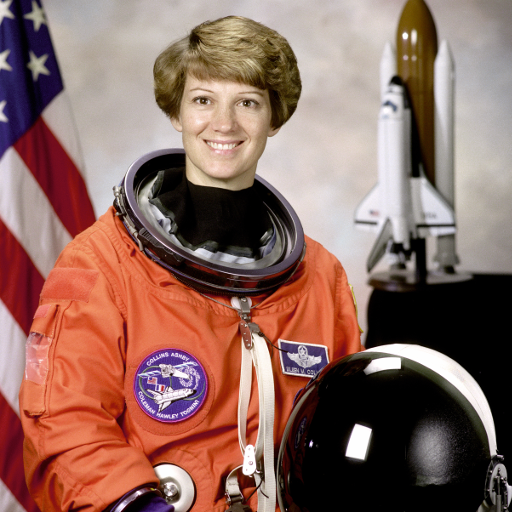
#> input picture skimage.data.astronaut(), 512 x 512 px
$ jupyter execute --allow-errors image_operators_and_filters.ipynb   (shell and % lines are left out)   (older library calls are emulated)
#> lines starting #> are read from the running program, lines starting #| are printed output that depends on the picture
### scripts/custom_plots.py
from matplotlib import pyplot as plt
from matplotlib.gridspec import GridSpec
import matplotlib.patches as patches
from matplotlib.path import Path
import matplotlib.colors as mcolors
from typing import List, Dict, Tuple
import random
from utils import get_ORB
from skimage import feature, segmentation
from skimage.color import rgb2gray, rgba2rgb
from pylab import *
import numpy as np
import pandas as pd
import warnings
import itertools


class custom_grids():
  """"
  Function to print images in a personalized grid of images according to a layout provided
  or a simple arrangment auto calculated according to the number of columns and rows provided
  it is also possible to add layers of effects to some images as squares, lines, etc.
  """
  def __init__(self,
             imgs: List,
             rows: int = 1,
             cols: int = 1,
             titles: List = None,
             order: List = None,
             figsize: Tuple = (10,10),
             axis: str = None,
             cmap: str = None,
             title_size: int = 12,
             use_grid_spec: bool = True
             ):
      self.imgs = imgs
      self.rows = rows
      self.cols = cols
      self.titles = titles
      self.order = order
      self.figsize = figsize
      self.axis = axis
      self.cmap = cmap
      self.title_size = title_size
      self.use_grid_spec = use_grid_spec
      self.len_imgs = 0
      self.fig = None
      self.axs = None

      if not self.order:
        self.order = [[i, [j, j + 1]] for i in range(self.rows) for j in range(self.cols)]

  def __len__(self):
    return len(self.imgs)

  def show(self):
    if not self.use_grid_spec:
      self.fig, self.axs = plt.subplots(self.rows, self.cols, figsize=self.figsize)
      if self.rows <= 1 and self.cols <= 1:
        for idx, img in enumerate(self.imgs):
          self.axs.imshow(img, cmap=self.cmap)
          if self.axis:
            self.axs.axis(self.axis)
          if self.titles:
            self.axs.set_title(self.titles[idx], fontsize=self.title_size)
          self.len_imgs += 1
      elif self.rows <= 1 or self.cols <= 1:
        for idx, img in enumerate(self.imgs):
          self.axs[idx].imshow(img, cmap=self.cmap)
          if self.axis:
            self.axs[idx].axis(self.axis)
          if self.titles:
            self.axs[idx].set_title(self.titles[idx], fontsize= self.title_size)
          self.len_imgs += 1
      else:
        for idx, img in enumerate(self.imgs):
          row = round(np.floor(self.len_imgs/self.cols))
          column = self.len_imgs%self.cols
          self.axs[row][column].imshow(img, cmap=self.cmap)
          if self.axis:
            self.axs[row][column].axis(self.axis)
          if self.titles:
            self.axs[row][column].set_title(self.titles[idx], fontsize= self.title_size)
          self.len_imgs += 1
    else:
      self.fig = plt.figure(constrained_layout=True, figsize=self.figsize)
      gs = GridSpec(self.rows, self.cols, figure=self.fig)
      for n, (i, j) in enumerate(zip(self.imgs, self.order)):
        im = self.fig.add_subplot(gs[j[0], j[1][0]:j[1][1]])
        if self.cmap:
          im.imshow(i, cmap=self.cmap)
        else:
          im.imshow(i)
        if self.axis:
          im.axis('off')
        if self.titles:
          im.set_title(self.titles[n], fontsize= self.title_size)

  def add_plot(self, title=None, axis=None, position=None, last=False, row_last=False, projection=False, clear_ticks=None, axlabels=None):
    if self.use_grid_spec:
      warnings.warn("To add graphics you need to set 'use_grid_spec' to false when instantiating the class.")
      return 0
    if self.len_imgs >= (self.rows*self.cols):
      warnings.warn("There is no space available to add a plot. Adjust the number of rows and columns when instantiating the class.")
      return 0
    if not position:
      nextr = round(np.floor(self.len_imgs/self.cols))
      nextc = self.len_imgs%self.cols
      position = [nextr, nextc]

    self.len_imgs += 1

    if projection:
        self.axs[nextr][nextc].remove()
        self.axs[nextr][nextc] = self.fig.add_subplot(self.rows,self.cols,self.len_imgs,projection='3d')
        if clear_ticks:
            self.axs[nextr][nextc].zaxis.set_ticklabels([])
        if axlabels:
            self.axs[nextr][nextc].set_zlabel(axlabels[2])

    if self.rows <= 1 and self.cols<=1:
      if clear_ticks:
        self.axs.xaxis.set_ticklabels([])
        self.axs.yaxis.set_ticklabels([])
      if axlabels:
        self.axs.set_xlabel(axlabels[0])
        self.axs.set_ylabel(axlabels[1])
    elif self.rows <= 1:
      if clear_ticks:
        self.axs[position[1]].xaxis.set_ticklabels([])
        self.axs[position[1]].yaxis.set_ticklabels([])
      if axlabels:
        self.axs[position[1]].set_xlabel(axlabels[0])
        self.axs[position[1]].set_ylabel(axlabels[1])
    elif self.cols <=1:
      if clear_ticks:
        self.axs[position[0]].xaxis.set_ticklabels([])
        self.axs[position[0]].yaxis.set_ticklabels([])
      if axlabels:
        self.axs[position[0]].set_xlabel(axlabels[0])
        self.axs[position[0]].set_ylabel(axlabels[1])
    else:
      if clear_ticks:
        self.axs[nextr][nextc].xaxis.set_ticklabels([])
        self.axs[nextr][nextc].yaxis.set_ticklabels([])
      if axlabels:
        self.axs[nextr][nextc].set_xlabel(axlabels[0])
        self.axs[nextr][nextc].set_ylabel(axlabels[1])


    if row_last and (nextc < self.cols):
      for e in range(self.cols-(nextc+1)):
        nextr = round(np.floor(self.len_imgs/self.cols))
        nextc = self.len_imgs%self.cols
        self.axs[nextr][nextc].axis("off")
        self.len_imgs += 1

    if last and (self.len_imgs < (self.rows*self.cols)):
      for e in range((self.rows*self.cols)-self.len_imgs):
        nextr = round(np.floor(self.len_imgs/self.cols))
        nextc = self.len_imgs%self.cols
        self.axs[nextr][nextc].axis("off")
        self.len_imgs += 1


    if self.rows <= 1 and self.cols<=1:
      if axis:
        self.axs.axis(axis)
      if title:
        self.axs.set_title(title, fontsize= self.title_size)
      return self.axs
    elif self.rows <= 1:
      if axis:
        self.axs[position[1]].axis(axis)
      if title:
        self.axs[position[1]].set_title(title, fontsize= self.title_size)
      return self.axs[position[1]]
    elif self.cols <= 1:
      if axis:
        self.axs[position[0]].axis(axis)
      if title:
        self.axs[position[0]].set_title(title, fontsize= self.title_size)
      return self.axs[position[0]]
    else:
      if axis:
        self.axs[position[0]][position[1]].axis(axis)
      if title:
        self.axs[position[0]][position[1]].set_title(title, fontsize= self.title_size)
      return self.axs[position[0]][position[1]]

  # [244 lines left out: functions overlay_image, add_rects, match_points, grayChecker, groupedBarPlot, plot_confusion_matrix, not called in this run]

### Session 2/image_operators_and_filters.ipynb
<a href="https://colab.research.google.com/github/MarioROT/CV-MAI/blob/main/Session%202/image_operators_and_filters.ipynb" target="_parent"></a>

# Laboratory #02 : Image Operators and Filters

At the end of this laboratory, you would get familiarized with

*   Image Handling
*   Image Manipulation
*   Histogram and Histogram Equalization
*   Basic filtering techniques

### **Remember this is a graded exercise.**

*   For every plot, make sure you provide appropriate titles, axis labels, legends, wherever applicable.
*   Add sufficient comments and explanations wherever necessary.

---

[cell 1]
# Loading necessary libraries (Feel free to add new libraries if you need for any computation)

import numpy as np
from matplotlib import pyplot as plt
from skimage import data, exposure, filters, io, morphology, color, transform

# Importing a custom function just for plots
import custom_plots as cp

# Channels and color spaces

### **Exercise: Image Creation and Color Manipulation**

*   Create a 100 x 100 image for each of the below visualization

*   Visualize the created images in a 1 x 3 subplot using matplotlib.

[cell 2]
# solution

# First zeros (black) arrays are created, then specific colums
# are modified from 0 to 255 to have the desired white parts.

# Right half white
img1 = np.zeros([100,100],dtype=np.int32)
img1[1:99:1,50:99] = 255

# Lower half white
img2 = np.zeros([100,100],dtype=np.int32)
img2[50:99,1:99:1] = 255

# Upper left corner white
img3 = np.zeros([100,100],dtype=np.int32)
img3[1:50,1:50] = 255

# Using custom code based on matlplotlib to plot the 3 images
cp.custom_grids([img1,img2, img3],1,3, axis='off', cmap='gray', use_grid_spec=False).show()
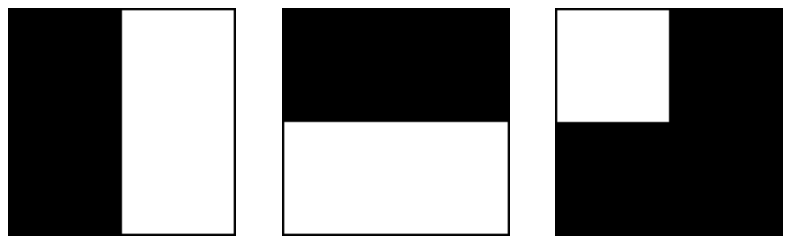
#> figure drawn by matplotlib, 3 panels

*   Use the above three images to create the following image

*Hint: Remember channels and color spaces*

[cell 3]
# solution
# All previous created images are combined in a single array
# we move the channels dim to the end for matplotlib to show the image
# (3,100,100) --> (100,100,3)
colors_img = np.moveaxis([img1, img2, img3], 0,-1).astype(np.uint8)

#other way to combine the channels
colors_img2 =np.stack((img1,img2,img3),axis=-1)

cp.custom_grids([colors_img,colors_img2],1,2, ['Move Axis', 'Stack'],figsize=(3,3), axis='off').show()
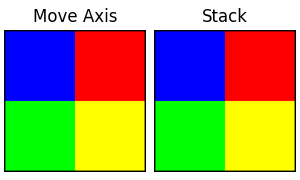
#> figure drawn by matplotlib, 2 panels

### **Exercise: Color Manipulation**

*   Read the image 'sillas.jpg' from the images folder

*   Extract individual channels and plot them using matplotlib subplot.

#> (a cell that did not finish here is left out)

*   The color **red** looks too bright for the eyes. Isn't it?? Lets change the color and see how it appears.
    *    Create a new image where everything that is **'red' is changed to 'blue'**.
*   Visualize the original image and the created image using matplotlib subplot.

#> (a cell that did not finish here is left out)

#> (a cell that did not finish here is left out)

# Image Manipulation

### **Exercise: Image Operators**

*   You can find images 'model.png' and 'coat.png' in the images folder (First two images of the below visualization). Your task is to create an image from the given two images such a way that the model is wearing the coat (Third image in the visualization).
*   You can also find different textures in the images folder. Your task is to change the coat texture to any one of the given textures.
*   Visualize the images similar to the given visualization.

*Hint: Think masks!!!*

[cell 7]
# Adjusting the images on size and number of channels
# [6 lines left out: function prepare_img, not called in this run]

[cell 8]
# solution

# Reading all images and preprocessing them to have the same number of channels and size
folder = '/content/images/'
#> folder = '/content/images/'
#> (the rest of this cell did not finish here and is left out)

# Contrast Enhancement

### **Exercise: Histogram Computation**

*   Read the **'astronaut' image** from data module.
*   Convert the image to grayscale.
*   Compute the **histogram of the image.** *Hint: histogram function is available in skimage.exposure package*
*   Plot the histogram using matplotlib plot.

[cell 9]
# solution

#Reading the astronaut image and convert to grayscale
astr = data.astronaut()
#> astr is the input picture: shape (512, 512, 3); mean R, G, B 141.6, 105.8, 96.5
astr_gray= color.rgb2gray(astr)
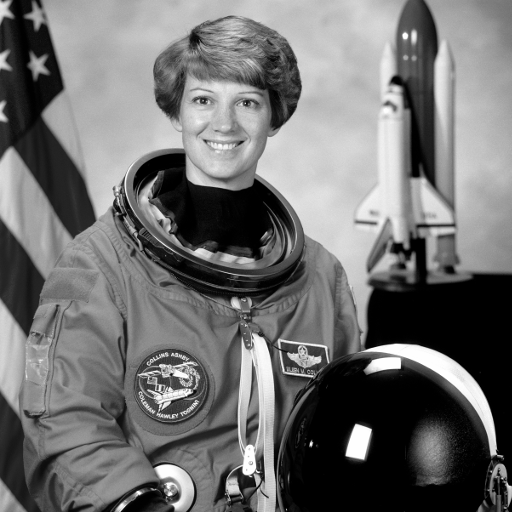
#> astr_gray: shape (512, 512) float64; min 0, max 1, mean 0.442

#Checking the RGB to Gray modification
cust = cp.custom_grids([astr_gray],1,2, ['Gray Astronaut'], axis='off', cmap = 'gray', figsize=(12,5), use_grid_spec=False)
cust.show()

#Histogram of the image
values, centers = exposure.histogram(astr_gray)
#> values = 256 values, max 29467 at index 0, min 126 at index 248, mean 1024; centers = 256 values from 0.00195 to 0.998
cust.add_plot('Histogram of the image').bar(range(256), values)
#> in add_plot, `nextr = round(np.floor(self.len_imgs/self.cols))`: nextr = 0
#> in add_plot, `nextc = self.len_imgs%self.cols`: nextc = 1
#> in add_plot, `position = [nextr, nextc]`: position = [0, 1]
#> in add_plot, `self.len_imgs += 1`: self.len_imgs = 2
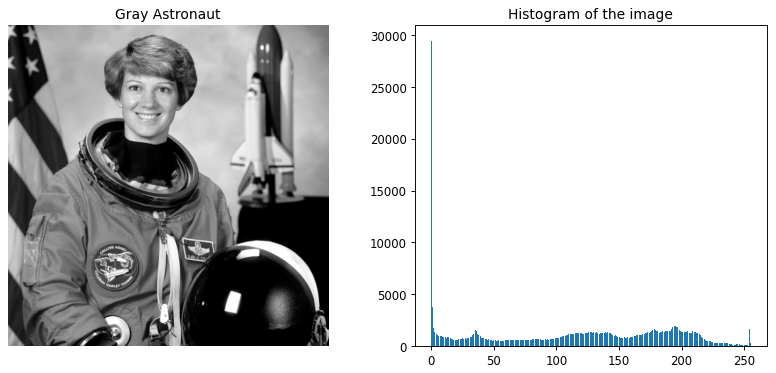
#> figure drawn by matplotlib, 2 panels; panel 2: tallest bar 29467 high, from x = -0.4 to 0.4

*   Change the bin count to 8 and compute the histogram of the image and plot the computed histogram using matplotlib plot.

[cell 10]
# solution
cust = cp.custom_grids([],1,3, figsize=(20,5), use_grid_spec=False)
cust.show()

# Ploting histograms with different number of bins
for binsNum in [8,32,64]:
  values, centers = exposure.histogram(astr_gray, binsNum)
  cust.add_plot(f'Histogram {binsNum} bins').bar(range(binsNum), values)
#> this loop made 3 passes
#> position in add_plot on passes 2 to 3: [0, 1], [0, 2]
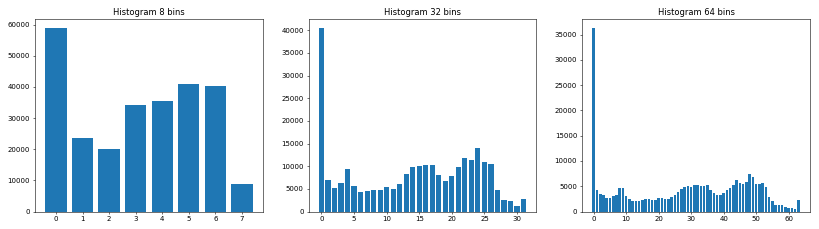
#> figure drawn by matplotlib, 3 panels; panel 1: tallest bar 58836 high, from x = -0.4 to 0.4; panel 2: tallest bar 40471 high, from x = -0.4 to 0.4; panel 3: tallest bar 36286 high, from x = -0.4 to 0.4

*   What happens when you change the bin count? Does your inference change based on the bin count? If yes, then how do you define the correct bin count.
*   What happens when the bin count is very low and what happens when it is very high?

**Solution**

- When changing the bin count, the frequency of various values of pixels are added in the same group (bin) and therefore the values on the x axis are reduced while the values on the y axis are increased.

- When reducing the bins we can lose a bit of the details and the dispersion of the values of intensity, however the inference on the contrast of the image is still the same, since the skewness of the distribution is still present.

- With a very low count of bins we will not be able to properly interpret the results due to the large range of values in the same bin. On the onther hand, a large value of bins may have a problem of scale if the distribution is skewed with a large number of pixels in the same instensity values, and not showing the details of variation within the other bins.

*   Compute histogram of the color image (without converting it to grayscale).
*   Plot the total histogram and also histogram for each channel (show it in a single plot with differnt legends for each histogram).

[cell 11]
#solution
vals = exposure.histogram(astr.astype(float), nbins=64, channel_axis=2)[0]

# Visualizing the histograms of the different channels together, including the sum of the histograms.
cust = cp.custom_grids([], 3, 2, figsize=(12,12), axis='off', use_grid_spec=False)
cust.show()
f_plot = cust.add_plot(f'Mixed Histogram')
f_plot.bar(range(64),sum(vals), color = 'black')
f_plot.bar(range(64),vals[0], color = 'red')
f_plot.bar(range(64),vals[1], color = 'green')
f_plot.bar(range(64),vals[2], color = 'blue')

# Visualizing each histogram separately.
cust.add_plot('Total Histogram').bar(range(64), sum(vals), color='black')
cust.add_plot('Red Channel Histogram').bar(range(64),vals[0], color = 'red')
cust.add_plot('Green Channel Histogram').bar(range(64),vals[1], color = 'green')
cust.add_plot('Blue Channel Histogram', last=True).bar(range(64),vals[2], color = 'blue')
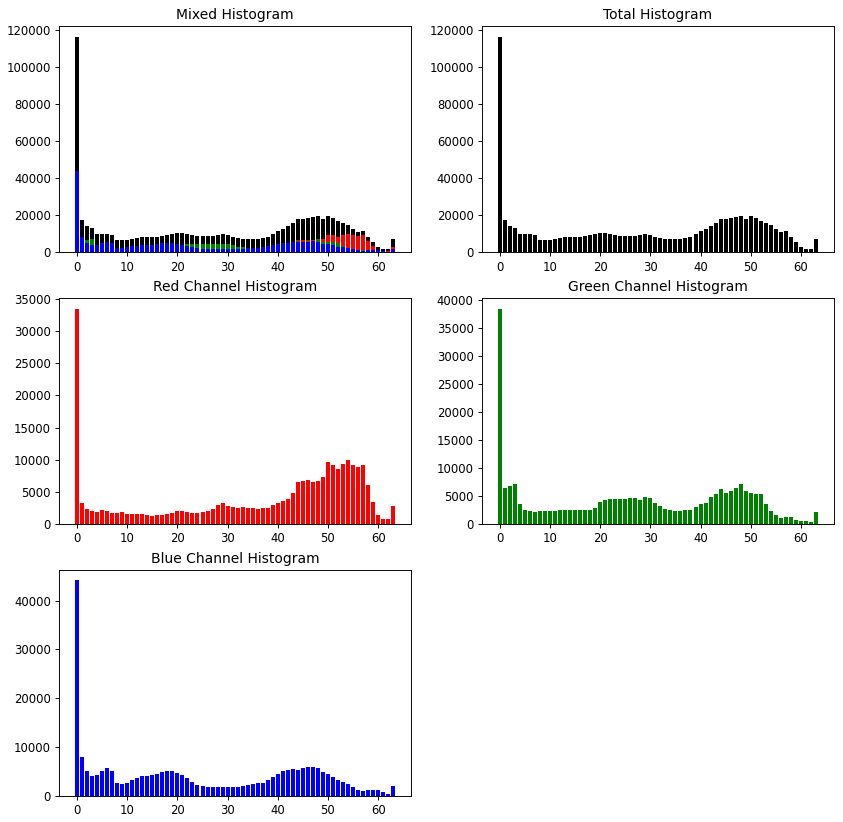
#> figure drawn by matplotlib, 5 panels; panel 1: tallest bar 116204 high, from x = -0.4 to 0.4; panel 1: tallest bar 33494 high, from x = -0.4 to 0.4; panel 1: tallest bar 38560 high, from x = -0.4 to 0.4; panel 2: tallest bar 116204 high, from x = -0.4 to 0.4

### **Exercise: Histogram Equalization**

*   Read 'aquatermi_lowcontrast.jpg' image from the images folder.
*   Compute the histogram of the image.
*   Perform histogram equalization of the image to enhance the contrast. *Hint: Use equalize_hist function available in skimage.exposure*
*   Also compute histogram of the equalized image.
*   Use 2 x 2 subplot to show the original image and the enhanced image along with the corresponding histograms.

[cell 12]
# solution
aqua=io.imread('/content/images/aquatermi_lowcontrast.jpg')
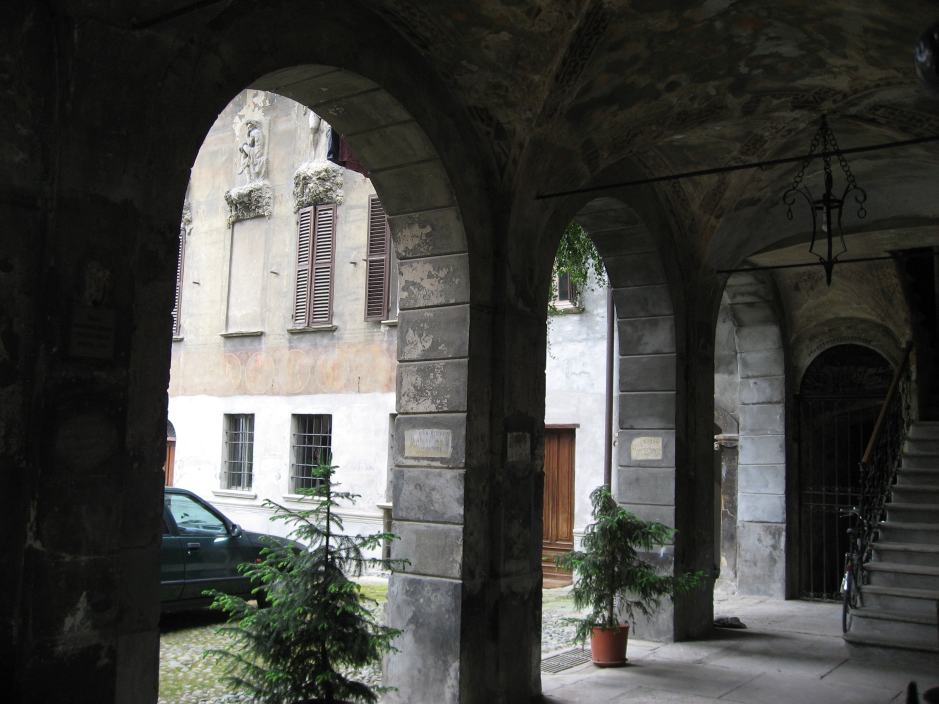
#> input picture Session 2/images/aquatermi_lowcontrast.jpg, 2816 x 2112 px, found by its file name (shown at 1/3 size)
#> aqua is the input picture: shape (2112, 2816, 3); mean R, G, B 69.7, 70, 66.4

hist=exposure.histogram(aqua,channel_axis=2)[0]

# Computing histogram equalization using a skimage built-in function
aqua_eq=exposure.equalize_hist(aqua)
#> (the rest of the program and of its run is left out)
